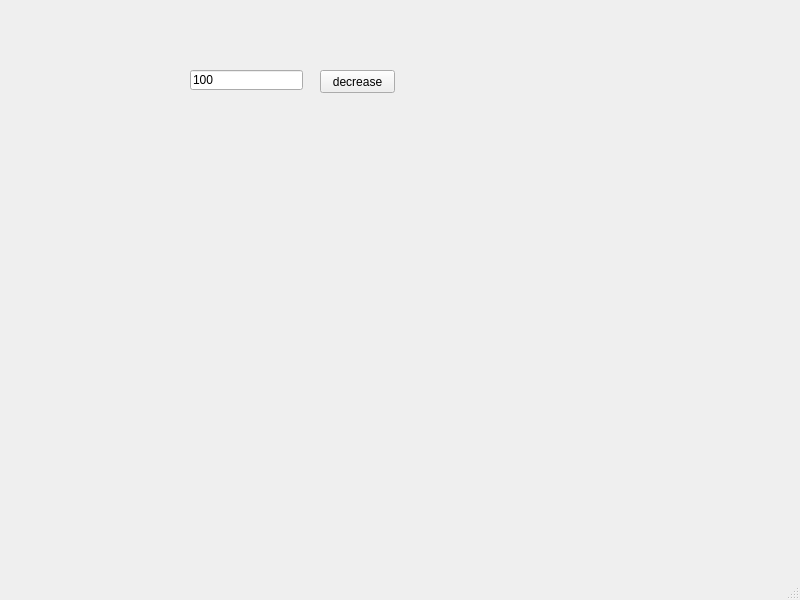
<?xml version="1.0" encoding="UTF-8"?>
<ui version="4.0">
 <class>MainWindow</class>
 <widget class="QMainWindow" name="MainWindow">
  <property name="geometry">
   <rect>
    <x>0</x>
    <y>0</y>
    <width>800</width>
    <height>600</height>
   </rect>
  </property>
  <property name="windowTitle">
   <string>MainWindow</string>
  </property>
  <widget class="QWidget" name="centralwidget">
   <widget class="QPushButton" name="pb">
    <property name="geometry">
     <rect>
      <x>320</x>
      <y>70</y>
      <width>75</width>
      <height>23</height>
     </rect>
    </property>
    <property name="text">
     <string>decrease</string>
    </property>
   </widget>
   <widget class="QLineEdit" name="le">
    <property name="geometry">
     <rect>
      <x>190</x>
      <y>70</y>
      <width>113</width>
      <height>20</height>
     </rect>
    </property>
    <property name="text">
     <string>100</string>
    </property>
   </widget>
  </widget>
  <widget class="QMenuBar" name="menubar">
   <property name="geometry">
    <rect>
     <x>0</x>
     <y>0</y>
     <width>800</width>
     <height>21</height>
    </rect>
   </property>
  </widget>
  <widget class="QStatusBar" name="statusbar"/>
 </widget>
 <resources/>
 <connections/>
</ui>
